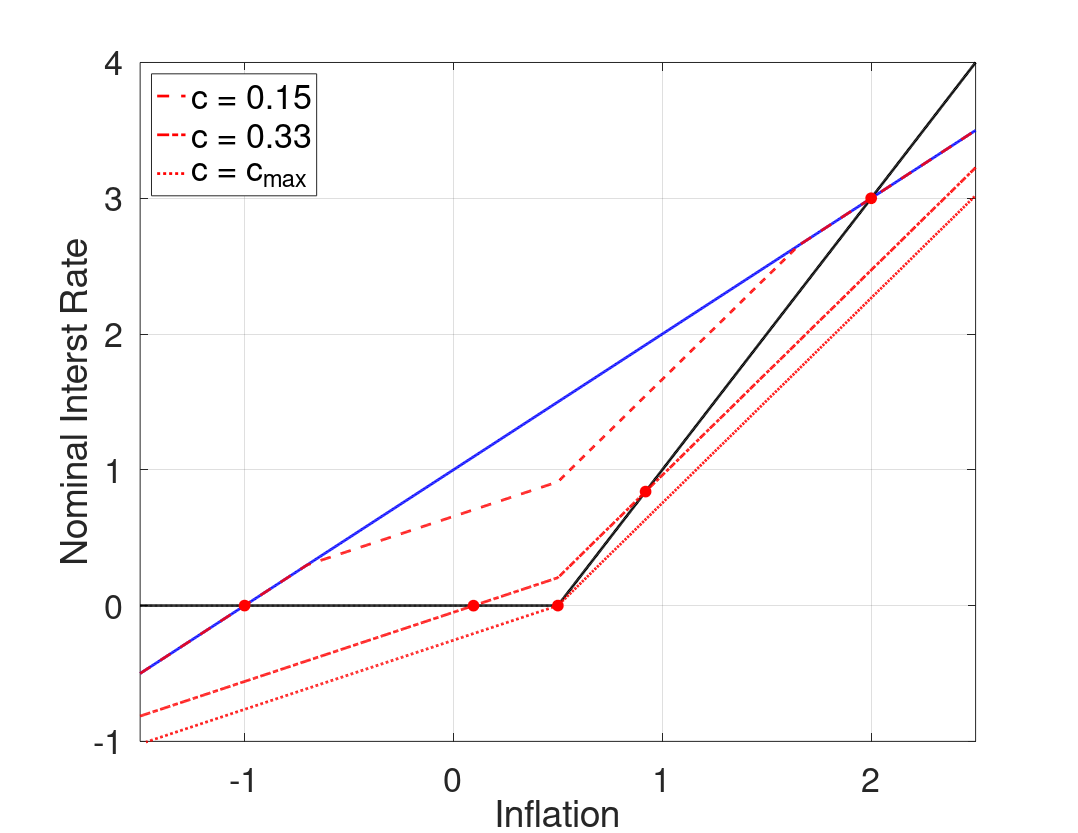

The MATLAB script that drew this image:
%--------------------------------------------------------------------------
% File Name: RAFR_cPHIpi_m_pitarg.m
% Author: Philip Coyle
% Date Created: 01/07/2019
% cd /mq/philipprojects/RA_Work/Taisuke_Nakata/Zero_Lower_Bound/DeflationaryRegime/Uncertainty/Draft/Figs/iid/3state_iid_shock/RAFR
% RAFR_cPHIpi_m_pitarg
%--------------------------------------------------------------------------

clear all
close all
clc

%% Model Calibration
cBET = 1/1.0025;
cSIGMA = 1;
cKAPPA = 0.02;
cPHIpi = 2;
cRstar = 1/400;
cPItarg = 2/400;
p_m = 0.5; %Probability of being in the middle state 

cSHOCK_lb =((cPItarg + cRstar)*(cPHIpi - 1))/(cKAPPA*cPHIpi*cSIGMA);
cSHOCK_ub =((cPItarg + cRstar)*(cKAPPA*cPHIpi*cSIGMA + 1))/(cKAPPA*cPHIpi*cSIGMA);
cSHOCK_bound = -(2*(cPItarg + cRstar)*(cPHIpi - 1)*(cKAPPA*cPHIpi*cSIGMA + 1))/(cKAPPA*cPHIpi^2*cSIGMA*(cKAPPA*cSIGMA + 1)*(p_m - 1));
cSHOCK_grid = [0.15, 0.33, max([cSHOCK_lb,cSHOCK_ub,cSHOCK_bound])];

%% Housekeeping
% Set Grid Intervals
pi_m_low = -1.5/400;
pi_m_high = 2.5/400;
numgrid = 1001;
pi_m = linspace(pi_m_low,pi_m_high, numgrid)';

% Allocate Space
inx_ub = zeros(length(cSHOCK_grid),1);
pi_ub_zlb = zeros(length(cSHOCK_grid),1);
inx_lb = zeros(length(cSHOCK_grid),1);
pi_lb_zlb = zeros(length(cSHOCK_grid),1);
rafr = zeros(numgrid,length(cSHOCK_grid));


% Find max inflation that leads to ZLB binding
bound = (-cRstar - cPItarg*(1-cPHIpi))/cPHIpi;

inx_m = find(min(abs(pi_m - bound)) == abs(pi_m - bound));
% Find pi_m point where middle state interst rate binds
pi_m_zlb = pi_m(inx_m);

% Taylor Rule
tr = max(0,cRstar + cPItarg + cPHIpi*(pi_m - cPItarg));

% 'Riskless' Fisher Relation
fr = pi_m + cRstar;

for j = 1:length(cSHOCK_grid)
    cSHOCK = cSHOCK_grid(j);
    %% Policy Functions from below (Assume middle state interst rate binds)
    % Low  High state inflation & expected inflation (as functions of middle state inflation)
    pi_l_b = pi_m - cKAPPA*cSIGMA*cSHOCK;
    pi_h_b = (pi_m - cKAPPA*cSIGMA*(cRstar + cPItarg*(1-cPHIpi)- cSHOCK))/(1+cKAPPA*cSIGMA*cPHIpi);
    exp_pi_b = (1-p_m)/2*pi_l_b + p_m*pi_m + (1-p_m)/2*pi_h_b;

    % Low Middle and High state output & expected output (as functions of middle state inflation)
    y_m_b = (pi_m - cBET*exp_pi_b)/cKAPPA;
    y_l_b = y_m_b - cSIGMA*cSHOCK;
    y_h_b = y_m_b - cSIGMA*(cRstar + cPItarg + cPHIpi*(pi_h_b - cPItarg) - cSHOCK);
    exp_y_b = (1-p_m)/2*y_l_b + p_m*y_m_b + (1-p_m)/2*y_h_b;

    % Find pi_m point where high state interst rate binds
    inx_lb(j) = find(min(abs(pi_h_b - bound)) == abs(pi_h_b - bound));
    pi_lb_zlb(j) = pi_m(inx_lb(j));

    %% Policy Functions from above (Assume middle state interst rate does not bind)
   % Low  High state inflation & expected inflation (as functions of middle state inflation)
    pi_l_a = pi_m*(1+cKAPPA*cSIGMA*cPHIpi) + cKAPPA*cSIGMA*(-cPHIpi*cPItarg + cRstar + cPItarg - cSHOCK);
    pi_h_a = pi_m + (cKAPPA*cSIGMA*cSHOCK)/(1+cKAPPA*cSIGMA*cPHIpi);
    exp_pi_a = (1-p_m)/2*pi_l_a + p_m*pi_m + (1-p_m)/2*pi_h_a;

    % Low Middle and High state output & expected output (as functions of middle state inflation)
    y_m_a = (pi_m - cBET*exp_pi_a)/cKAPPA;
    y_l_a = y_m_a + cSIGMA*(cPHIpi*(pi_m - cPItarg) + cRstar + cPItarg - cSHOCK);
    y_h_a = y_m_a + cSIGMA*(cPHIpi*(pi_m - pi_h_a) + cSHOCK);
    exp_y_a = (1-p_m)/2*y_l_a + p_m*y_m_a + (1-p_m)/2*y_h_a;

    % Find pi_m point where low state interst rate binds
    inx_ub(j) = find(min(abs(pi_l_a - bound)) == abs(pi_l_a - bound));
    pi_ub_zlb(j) = pi_m(inx_ub(j));

    %% Define Risk Adjusted Fisher Relationship   
    for i = 1:numgrid
        if pi_m(i) < pi_lb_zlb(j) || pi_m(i) > pi_ub_zlb(j)
            rafr(i,j) = pi_m(i) + cRstar;
        elseif pi_m(i) <= pi_m_zlb
            rafr(i,j) = cRstar + pi_m(i) + (exp_pi_b(i) - pi_m(i)) + 1/cSIGMA*(exp_y_b(i) - y_m_b(i));
        elseif pi_m(i) <= pi_ub_zlb(j)
            rafr(i,j) = cRstar + pi_m(i) + (exp_pi_a(i) - pi_m(i)) + 1/cSIGMA*(exp_y_a(i) - y_m_a(i));
        end
    end
end
        
%% Plotting
type = {'--','-.',':'};

fig(1) = figure(1);
grid on
box on
hold on
plot(400*pi_m, 400*tr,'Color','k','LineWidth',2);
plot(400*pi_m, 400*fr,'Color','b','LineWidth',2);
for j = 1:length(cSHOCK_grid)
    [~,inx] = sort(abs(tr - rafr(:,j)));
    if j == length(cSHOCK_grid)
        RSS = inx(1);    
    else
        RSS = inx(1:2);
        it = 2;
        while abs(RSS(1) - RSS(2)) <= 10
            RSS(2) = inx(it + 1);
            it = it + 1;
        end
    end   
    h(j) = plot(400*pi_m, 400*rafr(:,j),'Color','r','LineStyle',type{j},'LineWidth',2);
    p1 = plot(400*pi_m(RSS(1)),400*rafr(RSS(1),j));
    if j ~= 3
        p2 = plot(400*pi_m(RSS(2)),400*rafr(RSS(2),j)); 
        set([p1 p2],'Marker','o','MarkerEdgeColor','r','MarkerFaceColor','r','MarkerSize',8)
    else
        set(p1,'Marker','o','MarkerEdgeColor','r','MarkerFaceColor','r','MarkerSize',8)
    end
end

xlabel('Inflation','FontSize',16)
ylabel('Nominal Interst Rate','FontSize',16)
set(gca,'Xlim',[400*pi_m(1), 400*pi_m(end)],'Ylim',[-1, 4],'FontSize',25)
L = legend([h(1) h(2) h(3)],'c = 0.15','c = 0.33','c = c_{max}');
set(L,'Location','NorthWest','Fontsize',25)

savedir = cd;
if ispc 
    savedir = fullfile(savedir, '..\..\..');
    savedir = strcat(savedir,'\Final\');
else
    savedir = fullfile(savedir, '../../..');
    savedir = strcat(savedir,'/Final/');
end

set(fig(1),'PaperOrientation','Landscape');
set(fig(1),'PaperPosition',[0 0 11 8.5]);
% print(fig(1),'-depsc','RAFR_cPHIpi_m_pitarg.eps');
print(fig(1),'-depsc',strcat(savedir,'RAFR_cPHIpi_m_pitarg.eps'));
